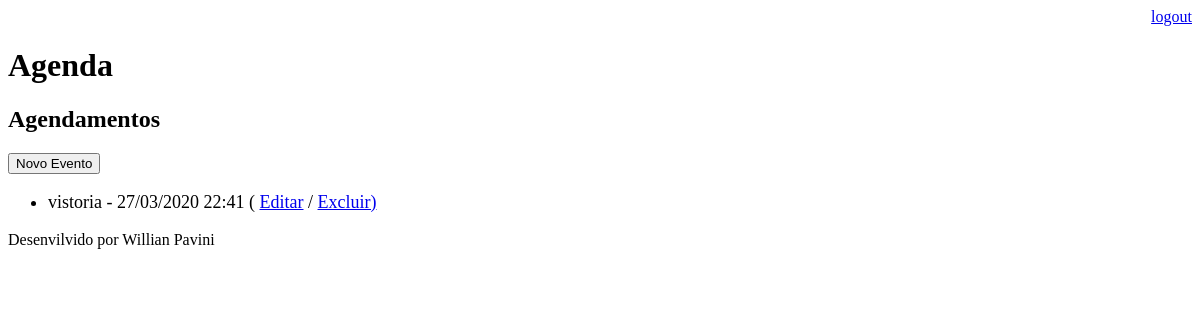
Page /agenda/ (signed in) on the earlier database version.
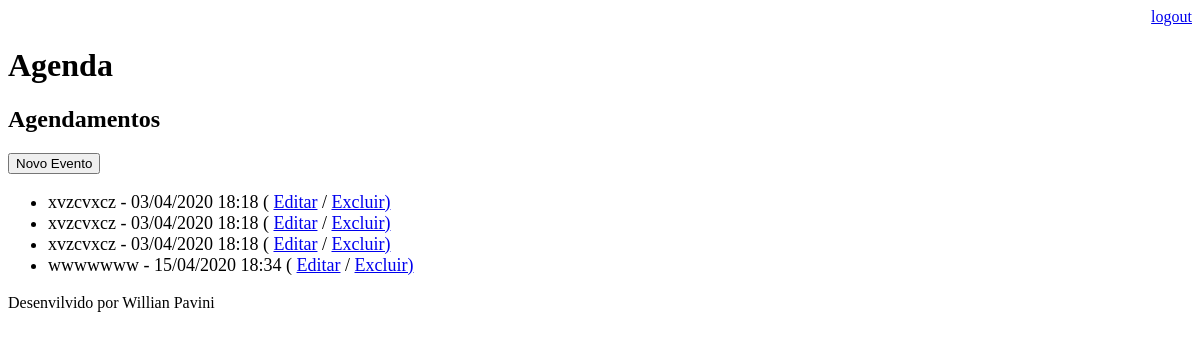
Same page on the later database version.
### core/models.py (models this page shows, shortened)
class Evento(models.Model):
    titulo = models.CharField(max_length=100)
    descricao = models.TextField(blank=True, null=True)
    data_evento = models.DateTimeField(verbose_name='Data do Evento')
    data_criacao = models.DateTimeField(auto_now=True)
    usuario = models.ForeignKey(User, on_delete=models.CASCADE)
    class Meta:
        db_table = 'evento'
    def get_data_evento(self):
        return self.data_evento.strftime('%d/%m/%Y %H:%M')
    def get_evento_atrasado(self):
        if self.data_evento < datetime.now():
            return True
        else:
            return False

### core/views.py (the view)
# urls.py: path('agenda/', views.lista_eventos),
@login_required(login_url='/login/')
def lista_eventos(request):
    usuario = request.user
    data_atual = datetime.now() - timedelta(hours=1)
    evento = Evento.objects.filter(usuario=usuario,
                                   data_evento__gt=data_atual)
    dados = {'eventos':evento}
    return render(request, 'agenda.html', dados)

### templates/agenda.html
{% extends "model-page.html" %}
{% block content %}
    <h2>Agendamentos</h2>
    <a href="evento/">
        <button type="button">Novo Evento</button>
    </a>
    <ul style="font-size: 18px">
        {% for evento in eventos %}
            <li>
                <div style={% if evento.get_evento_atrasado %}"color:red" {% endif%}>
                    {{ evento.titulo }} - {{ evento.get_data_evento }}
                    ( <a href="evento/?id={{ evento.id }}">Editar</a>
                    / <a href="evento/delete/{{ evento.id }}/">Excluir)</a>
                </div>
            </li>
        {% endfor %}
    </ul>
{% endblock %}

Differences in the rows shown:
removed Evento: titulo "vistoria", get_data_evento "27/03/2020 22:41"
added Evento: titulo "xvzcvxcz", get_data_evento "03/04/2020 18:18"
added Evento: titulo "xvzcvxcz", get_data_evento "03/04/2020 18:18"
added Evento: titulo "xvzcvxcz", get_data_evento "03/04/2020 18:18"
added Evento: titulo "wwwwwww", get_data_evento "15/04/2020 18:34"
